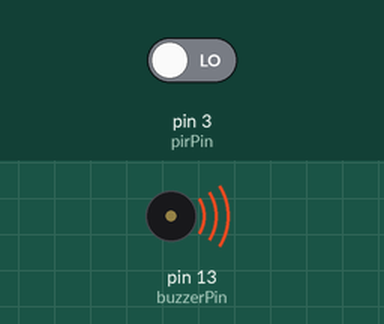
A sketch run on a simulated Arduino Uno, built with avr-gcc and run on an emulated ATmega328P. On the bench: buzzer (waves = sounding, pin HIGH). The inputs (shaded band) are chosen by the test bench; at power-on: pin 3 (pirPin) LOW. What the sketch prints to the serial monitor is not drawn.

Above: at 60.1 s.
At 61.6 s:
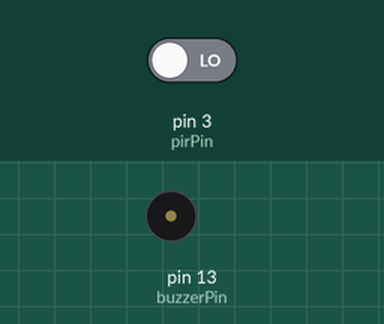
Timing chart, 0 to 63.1 s (numbered marks = the images above):
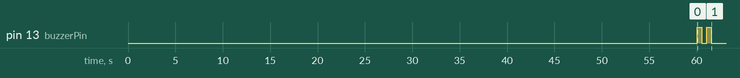

The sketch:

AKXSecuritySystem.ino
```cpp
// PIR security alarm
// Buzzer in PIN 12(Output)
// PIR in PIN 3(Input)

/*
 * connection

      ARDUINO   GSM
      ---------------
      GND       GND
      Pin0(RX)  TX
      Pin1(TX)  RX


      ARDUINO   PIR
      ----------------
      GND       GND
      Pin3      Output
      5V        5V

      ARDUINO   BUZZER
      -------------------
      pin12     red
      pin13     black
 */

//the time we give the sensor to calibrate (10-60 secs according to the datasheet)
int calibrationTime = 60;

//the time when the sensor outputs a low impulse
long unsigned int lowIn;

//the amount of milliseconds the sensor has to be low
//before we assume all motion has stopped
long unsigned int pause = 5000;

boolean lockLow = true;
boolean takeLowTime;

int pirPin = 3;    //the digital pin connected to the PIR sensor's output
int buzzerPin = 13;


void setup()
{
  Serial.begin(9600);

  //Initialize pins
  pinMode(pirPin, INPUT);
  pinMode(buzzerPin, OUTPUT);
  digitalWrite(pirPin, LOW);

  //Caliberate sensor
  Serial.println("Sensor is caliberating.. Sensor will be ready in 30 secs..");
  for(int i = 0; i < calibrationTime; i++){
      Serial.println((calibrationTime - i)+" secs left...");
      delay(1000);
      }
    Serial.println(" Done");
    Serial.println("SENSOR ACTIVE");
    delay(50);

  //Alert when sensor get caliberated
    digitalWrite(buzzerPin, HIGH);
    delay(500);
    digitalWrite(buzzerPin, LOW);
    delay(500);
    digitalWrite(buzzerPin, HIGH);
    delay(500);
    digitalWrite(buzzerPin, LOW);

}


void loop()
{
  if(digitalRead(pirPin) == HIGH)
  {
       // digitalWrite(buzzerPin, HIGH); -------------------------------------------------------- BUZZER DECATIVE
       makeACall();
       if(lockLow)
       {
         //makes sure we wait for a transition to LOW before any further output is made:
         lockLow = false;
         Serial.println("---");
         Serial.print("motion detected at ");
         Serial.print(millis()/1000);
         Serial.println(" sec");
         delay(50);
       }
         takeLowTime = true;
  }

  if(digitalRead(pirPin) == LOW)
  {
     //digitalWrite(buzzerPin, LOW);   -------------------------------------------------------- BUZZER DECATIVE

     if(takeLowTime)
     {
       lowIn = millis();          //save the time of the transition from high to LOW
       takeLowTime = false;       //make sure this is only done at the start of a LOW phase
     }
       //if the sensor is low for more than the given pause,
       //we assume that no more motion is going to happen
     if(!lockLow && millis() - lowIn > pause)
     {
       //makes sure this block of code is only executed again after
       //a new motion sequence has been detected
           lockLow = true;
           Serial.print("motion ended at ");      //output
           Serial.print((millis() - pause)/1000);
           Serial.println(" sec");
           delay(50);
      }
  }
}

void makeACall()
{
  // print the serial data to GSM
  Serial.println("ATD7992353568;" ); // change here to call a number using SIM900A
  // wait 10 seconds before the next loop
  delay(10000);
 // Serial.print("ATH" ); // hang the call
}
```
